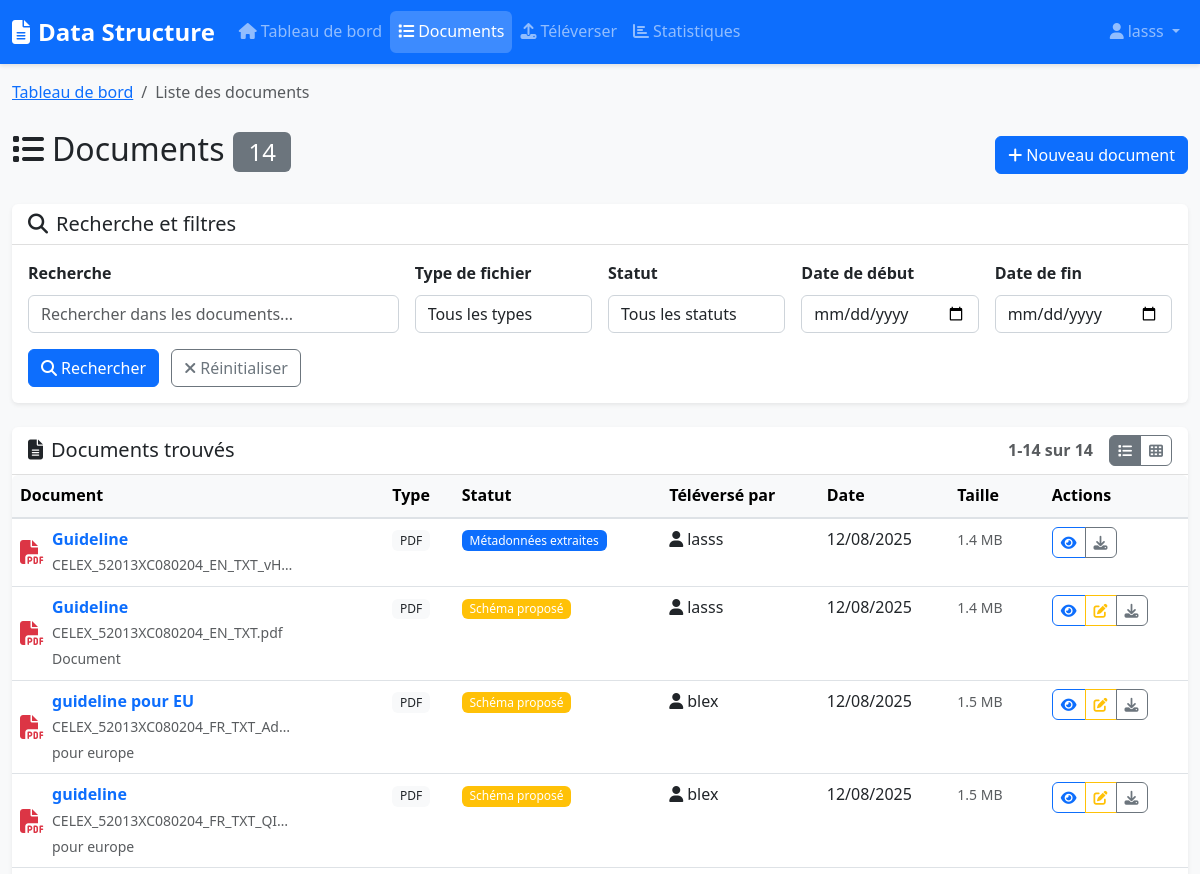
Before: /documents/list/ (signed in, upper part) with the older database file.
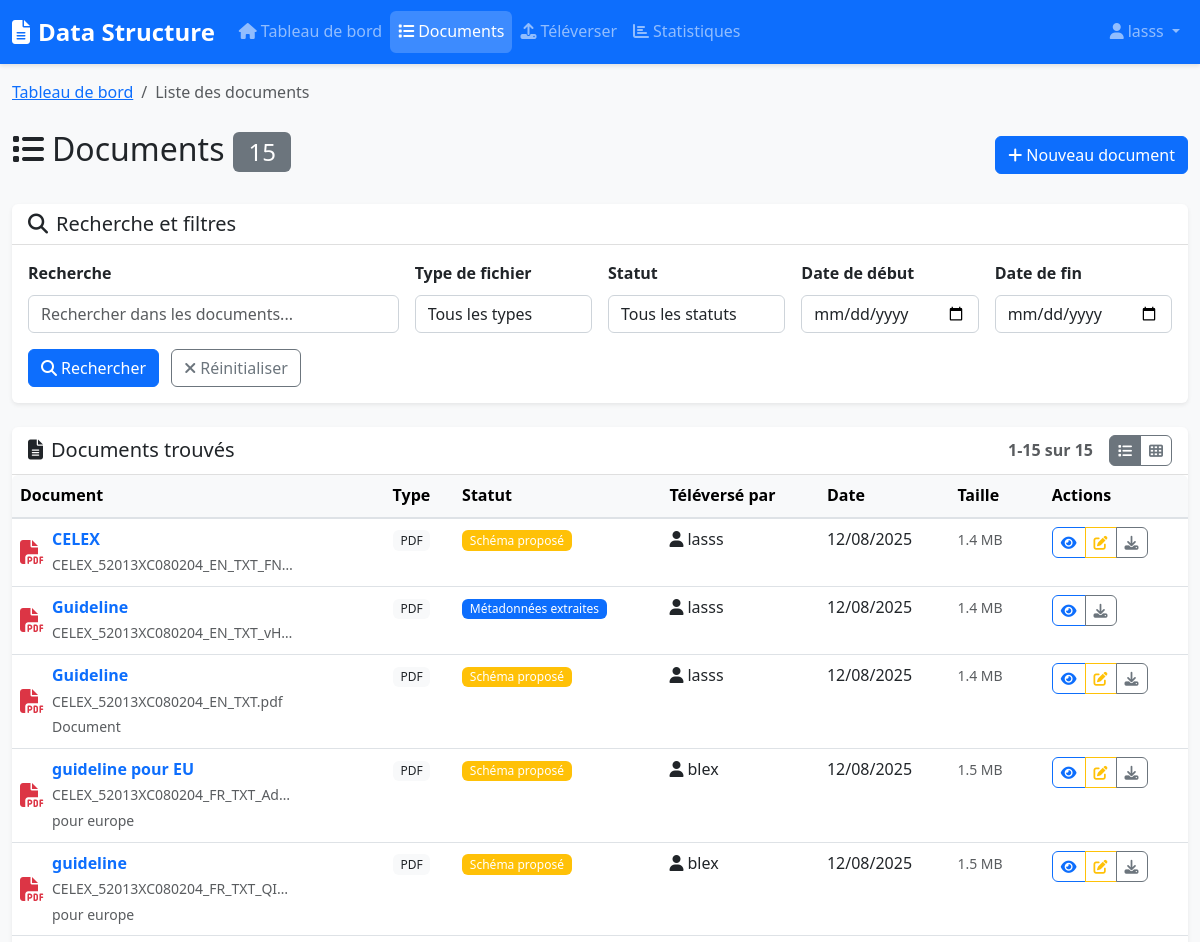
After: the same page with the newer database file.
### documents/models.py (models this page shows, shortened)
class Document(models.Model):
    STATUS_CHOICES = [
        ('uploaded', 'Téléversé'),
        ('metadata_extracted', 'Métadonnées extraites'),
        ('schema_proposed', 'Schéma proposé'),
        ('schema_validated', 'Schéma validé'),
        ('pre_annotated', 'Pré-annoté'),
        ('annotated', 'Annoté'),
        ('validated', 'Validé'),
    ]
    DOCUMENT_TYPES = [
        ('pdf', 'PDF'),
        ('docx', 'Word Document'),
        ('doc', 'Word Document (ancien)'),
        ('txt', 'Texte'),
        ('xlsx', 'Excel'),
        ('xls', 'Excel (ancien)'),
        ('image', 'Image'),
    ]
    id = models.UUIDField(primary_key=True, default=uuid.uuid4, editable=False)
    title = models.CharField(max_length=255, verbose_name="Titre")
    description = models.TextField(blank=True, verbose_name="Description")
    file = models.FileField(
        upload_to='documents/%Y/%m/%d/',
        validators=[FileExtensionValidator(
            allowed_extensions=['pdf', 'docx', 'doc', 'txt', 'xlsx', 'xls', 'jpg', 'jpeg', 'png'])],
        verbose_name="Fichier"
    )
    file_type = models.CharField(max_length=20, choices=DOCUMENT_TYPES, verbose_name="Type de fichier")
    file_size = models.BigIntegerField(verbose_name="Taille du fichier (bytes)")
    status = models.CharField(max_length=20, choices=STATUS_CHOICES, default='uploaded', verbose_name="Statut")
    metadata = models.JSONField(default=dict, blank=True, verbose_name="Métadonnées")
    uploaded_by = models.ForeignKey(User, on_delete=models.CASCADE, related_name='uploaded_documents',
                                    verbose_name="Téléversé par")
    annotated_by = models.ForeignKey(User, on_delete=models.SET_NULL, null=True, blank=True,
                                     related_name='annotated_documents', verbose_name="Annoté par")
    validated_by = models.ForeignKey(User, on_delete=models.SET_NULL, null=True, blank=True,
                                     related_name='validated_documents', verbose_name="Validé par")
    created_at = models.DateTimeField(auto_now_add=True, verbose_name="Créé le")
    updated_at = models.DateTimeField(auto_now=True, verbose_name="Modifié le")
    annotated_at = models.DateTimeField(null=True, blank=True, verbose_name="Annoté le")
    validated_at = models.DateTimeField(null=True, blank=True, verbose_name="Validé le")
    class Meta:
        verbose_name = "Document"
        verbose_name_plural = "Documents"
        ordering = ['-created_at']
    @property
    def filename(self):
        return os.path.basename(self.file.name)

### documents/views.py (the view)
# urls.py: path('list/', views.document_list, name='document_list'),
@login_required
def document_list(request):
    try:
        form = SearchForm(request.GET)
        documents = Document.objects.all().order_by('-created_at')
        if form.is_valid():
            query = form.cleaned_data.get('query')
            file_type = form.cleaned_data.get('file_type')
            status = form.cleaned_data.get('status')
            date_from = form.cleaned_data.get('date_from')
            date_to = form.cleaned_data.get('date_to')
            if query:
                documents = documents.filter(
                    Q(title__icontains=query) |
                    Q(description__icontains=query)
                )
            if file_type:
                documents = documents.filter(file_type=file_type)
            if status:
                documents = documents.filter(status=status)
            if date_from:
                documents = documents.filter(created_at__date__gte=date_from)
            if date_to:
                documents = documents.filter(created_at__date__lte=date_to)
        paginator = Paginator(documents, 20)
        page_number = request.GET.get('page')
        page_obj = paginator.get_page(page_number)
        context = {
            'form': form,
            'page_obj': page_obj,
            'total_count': documents.count()
        }
        return render(request, 'documents/document_list.html', context)
    except Exception as e:
        logger.error(f"Erreur liste documents: {str(e)}")
        messages.error(request, f"Erreur lors du chargement des documents: {str(e)}")
        return render(request, 'documents/document_list.html', {'page_obj': None})

### templates/documents/document_list.html (shortened to what this page needs)
{% extends 'documents/base.html' %}
{% block breadcrumb %}
<div class="container mt-3">
    <nav aria-label="breadcrumb">
        <ol class="breadcrumb">
            <li class="breadcrumb-item"><a href="{% url 'documents:dashboard' %}">Tableau de bord</a></li>
            <li class="breadcrumb-item active">Liste des documents</li>
        </ol>
    </nav>
</div>
{% endblock %}
{% block content %}
<div class="row">
    <div class="col-12">
        <div class="d-flex justify-content-between align-items-center mb-4">
            <h1 class="h2">
                <i class="fas fa-list me-2"></i>Documents
                {% if total_count %}
                    <span class="badge bg-secondary">{{ total_count }}</span>
                {% endif %}
            </h1>
            <a href="{% url 'documents:upload_document' %}" class="btn btn-primary">
                <i class="fas fa-plus me-1"></i>Nouveau document
            </a>
        </div>
    </div>
</div>
<div class="card mb-4">
    <div class="card-header">
        <h5 class="card-title mb-0">
            <i class="fas fa-search me-2"></i>Recherche et filtres
        </h5>
    </div>
    <div class="card-body">
        <form method="get" class="row g-3">
            <div class="col-md-4">
                <label for="{{ form.query.id_for_label }}" class="form-label">{{ form.query.label }}</label>
                {{ form.query }}
            </div>
            <div class="col-md-2">
                <label for="{{ form.file_type.id_for_label }}" class="form-label">{{ form.file_type.label }}</label>
                {{ form.file_type }}
            </div>
            <div class="col-md-2">
                <label for="{{ form.status.id_for_label }}" class="form-label">{{ form.status.label }}</label>
                {{ form.status }}
            </div>
            <div class="col-md-2">
                <label for="{{ form.date_from.id_for_label }}" class="form-label">{{ form.date_from.label }}</label>
                {{ form.date_from }}
            </div>
            <div class="col-md-2">
                <label for="{{ form.date_to.id_for_label }}" class="form-label">{{ form.date_to.label }}</label>
                {{ form.date_to }}
            </div>
            <div class="col-12">
                <button type="submit" class="btn btn-primary me-2">
                    <i class="fas fa-search me-1"></i>Rechercher
                </button>
                <a href="{% url 'documents:document_list' %}" class="btn btn-outline-secondary">
                    <i class="fas fa-times me-1"></i>Réinitialiser
                </a>
            </div>
        </form>
    </div>
</div>
{% if page_obj %}
    <div class="card">
        <div class="card-header d-flex justify-content-between align-items-center">
            <h5 class="card-title mb-0">
                <i class="fas fa-file-alt me-2"></i>Documents trouvés
            </h5>
            <div class="d-flex align-items-center">
                <span class="text-muted me-3">
                    {{ page_obj.start_index }}-{{ page_obj.end_index }} sur {{ page_obj.paginator.count }}
                </span>
                <div class="btn-group btn-group-sm" role="group">
                    <label class="btn btn-outline-secondary" for="view-list">
                        <i class="fas fa-list"></i>
                    </label>
                    <label class="btn btn-outline-secondary" for="view-grid">
                        <i class="fas fa-th"></i>
                    </label>
                </div>
            </div>
        </div>
        <div class="card-body p-0">
            <div id="list-view">
                <div class="table-responsive">
                    <table class="table table-hover mb-0">
                        <thead class="table-light">
                            <tr>
                                <th>Document</th>
                                <th>Type</th>
                                <th>Statut</th>
                                <th>Téléversé par</th>
                                <th>Date</th>
                                <th>Taille</th>
                                <th>Actions</th>
                            </tr>
                        </thead>
                        <tbody>
                            {% for document in page_obj %}
                                <tr>
                                    <td>
                                        <div class="d-flex align-items-center">
                                            <i class="fas fa-file-{{ document.file_type|default:'alt' }} file-icon {{ document.file_type }}"
                                               title="{{ document.get_file_type_display }}"></i>
                                            <div>
                                                <a href="{% url 'documents:document_detail' document.pk %}"
                                                   class="fw-bold text-decoration-none">
                                                    {{ document.title|truncatechars:40 }}
                                                </a>
                                                <br>
                                                <small class="text-muted">{{ document.filename|truncatechars:30 }}</small>
                                                {% if document.description %}
                                                    <br>
                                                    <small class="text-muted">{{ document.description|truncatechars:50 }}</small>
                                                {% endif %}
                                            </div>
                                        </div>
                                    </td>
                                    <td>
                                        <span class="badge bg-light text-dark">
                                            {{ document.get_file_type_display }}
                                        </span>
                                    </td>
                                    <td>
                                        <span class="badge bg-{{ document.status|default:'secondary' }}">
                                            {{ document.get_status_display }}
                                        </span>
                                    </td>
                                    <td>
                                        <i class="fas fa-user me-1"></i>{{ document.uploaded_by.username }}
                                    </td>
                                    <td>
                                        <span title="{{ document.created_at|date:'d/m/Y H:i:s' }}">
                                            {{ document.created_at|date:"d/m/Y" }}
                                        </span>
                                    </td>
                                    <td>
                                        <small class="text-muted">{{ document.file_size|filesizeformat }}</small>
                                    </td>
                                    <td>
                                        <div class="btn-group btn-group-sm" role="group">
                                            <a href="{% url 'documents:document_detail' document.pk %}"
                                               class="btn btn-outline-primary btn-sm"
                                               title="Voir les détails">
                                                <i class="fas fa-eye"></i>
                                            </a>
                                            {% if document.status == 'schema_proposed' %}
                                                <a href="{% url 'documents:edit_schema' document.pk %}"
                                                   class="btn btn-outline-warning btn-sm"
                                                   title="Éditer le schéma">
                                                    <i class="fas fa-edit"></i>
                                                </a>
                                            {% endif %}
                                            <a href="{{ document.file.url }}"
                                               target="_blank"
                                               class="btn btn-outline-secondary btn-sm"
                                               title="Télécharger">
                                                <i class="fas fa-download"></i>
                                            </a>
                                        </div>
                                    </td>
                                </tr>
                            {% endfor %}
                        </tbody>
                    </table>
                </div>
            </div>
        </div>
    </div>
{% endif %}
{% endblock %}

### templates/documents/base.html (shortened to what this page needs)
<!DOCTYPE html>
<html lang="fr">
<head>
    <link href="https://cdnjs.cloudflare.com/ajax/libs/bootstrap/5.3.0/css/bootstrap.min.css" rel="stylesheet">
    <link href="https://cdnjs.cloudflare.com/ajax/libs/font-awesome/6.4.0/css/all.min.css" rel="stylesheet">
    {% load static %}
    <link href="{% static 'css/style.css' %}" rel="stylesheet">
</head>
<body>
    <nav class="navbar navbar-expand-lg navbar-dark bg-primary">
        <div class="container">
            <a class="navbar-brand" href="{% url 'documents:dashboard' %}">
                <i class="fas fa-file-text me-2"></i>Data Structure
            </a>
            <div class="collapse navbar-collapse" id="navbarNav">
                <ul class="navbar-nav me-auto">
                    <li class="nav-item">
                        <a class="nav-link {% if request.resolver_match.url_name == 'dashboard' %}active{% endif %}"
                           href="{% url 'documents:dashboard' %}">
                            <i class="fas fa-home me-1"></i>Tableau de bord
                        </a>
                    </li>
                    <li class="nav-item">
                        <a class="nav-link {% if request.resolver_match.url_name == 'document_list' %}active{% endif %}"
                           href="{% url 'documents:document_list' %}">
                            <i class="fas fa-list me-1"></i>Documents
                        </a>
                    </li>
                    <li class="nav-item">
                        <a class="nav-link {% if request.resolver_match.url_name == 'upload_document' %}active{% endif %}"
                           href="{% url 'documents:upload_document' %}">
                            <i class="fas fa-upload me-1"></i>Téléverser
                        </a>
                    </li>
                    <li class="nav-item">
                        <a class="nav-link {% if request.resolver_match.url_name == 'statistics' %}active{% endif %}"
                           href="{% url 'documents:statistics' %}">
                            <i class="fas fa-chart-bar me-1"></i>Statistiques
                        </a>
                    </li>
                </ul>
                <ul class="navbar-nav">
                    {% if user.is_authenticated %}
                        <li class="nav-item dropdown">
                            <a class="nav-link dropdown-toggle" href="#" id="navbarDropdown" role="button" data-bs-toggle="dropdown">
                                <i class="fas fa-user me-1"></i>{{ user.username }}
                            </a>
                        </li>
                    {% else %}
                        <li class="nav-item">
                            <a class="nav-link" href="{% url 'login' %}">
                                <i class="fas fa-sign-in-alt me-1"></i>Connexion
                            </a>
                        </li>
                    {% endif %}
                </ul>
            </div>
        </div>
    </nav>
    {% block breadcrumb %}{% endblock %}
    <main class="container mt-4">
        {% block content %}{% endblock %}
    </main>
</body>
</html>

Changed rows visible on the page:
added Document: title "CELEX", filename "CELEX_52013XC080204_EN_TXT_FN…", file_type "PDF", status "Schéma proposé", uploaded_by.username "lasss", created_at "12/08/2025", file_size|filesizeformat "1.4 MB"
Other visible differences:
{{ total_count }}: "14" → "15"
{{ page_obj.end_index }}: "14" → "15"
{{ page_obj.paginator.count }}: "14" → "15"
